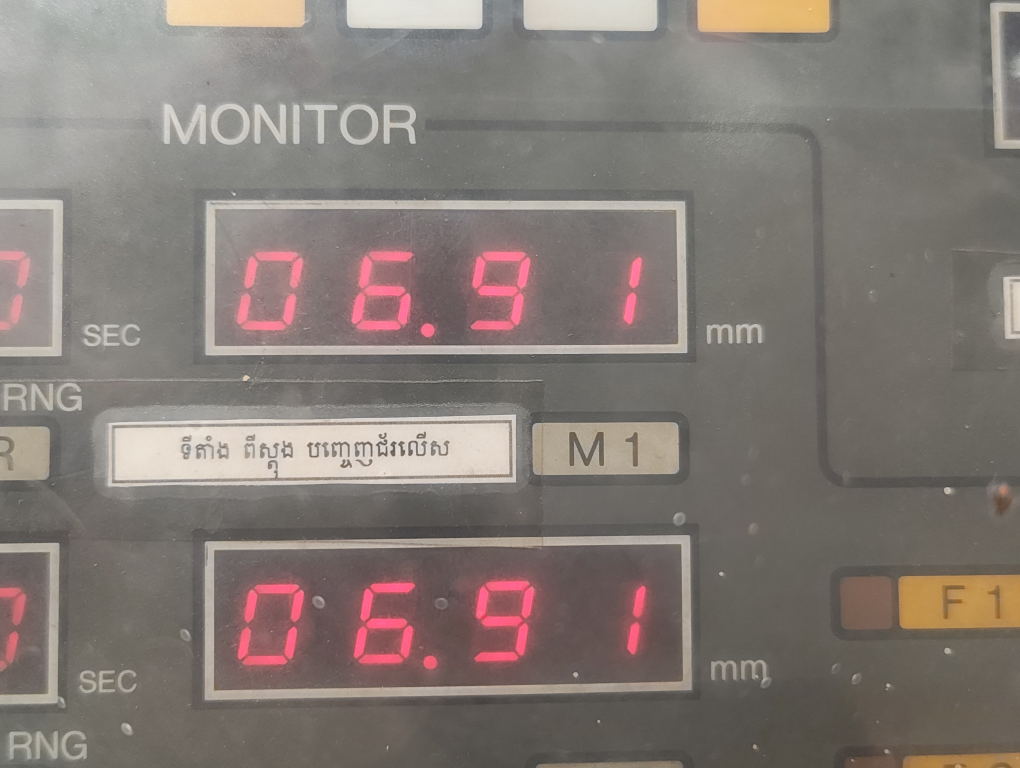
#> input picture img/raw/raw_004.jpg, 4080 x 3072 px (shown at 1/4 size)
$ python better_ocr.py
#> lines starting #> are read from the running program, lines starting #| are printed output that depends on the picture
#> further down, img_arr is the input picture: shape (3072, 4080, 3); mean B, G, R 116.8, 122.4, 131.6

import cv2
import imutils

def cnvt_edged_image(img_arr, should_save=False):
  # ratio = img_arr.shape[0] / 300.0
#> called with should_save = True
  image = imutils.resize(img_arr,height=300)
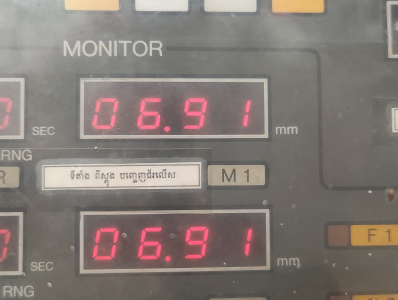
#> image: shape (300, 398, 3); mean B, G, R 116.8, 122.4, 131.6
  gray_image = cv2.bilateralFilter(cv2.cvtColor(image, cv2.COLOR_BGR2GRAY),11, 17, 17)
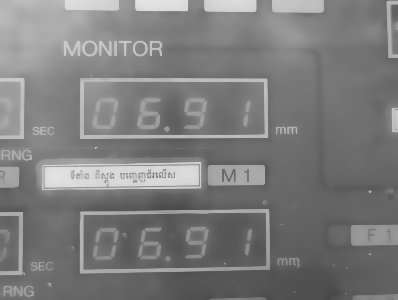
#> gray_image: shape (300, 398); min 72, max 228, mean 124.4
  edged_image = cv2.Canny(gray_image, 20, 100)
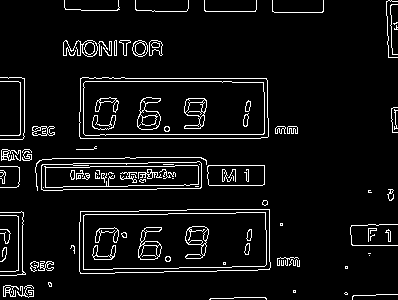
#> edged_image: shape (300, 398); 6.4% white in thin lines or dots

  if should_save:
    cv2.imwrite('cntr_ocr.jpg', edged_image)

  return edged_image

if __name__ == "__main__":
    img_arr = cv2.imread('./img/raw/raw_004.jpg')
    edged_image = cnvt_edged_image(img_arr, should_save=True)
    cv2.imshow('edged_image', edged_image)
    cv2.waitKey(0)
    cv2.destroyAllWindows()

$ run again, with img/raw/raw_001.jpg copied over img/raw/raw_004.jpg
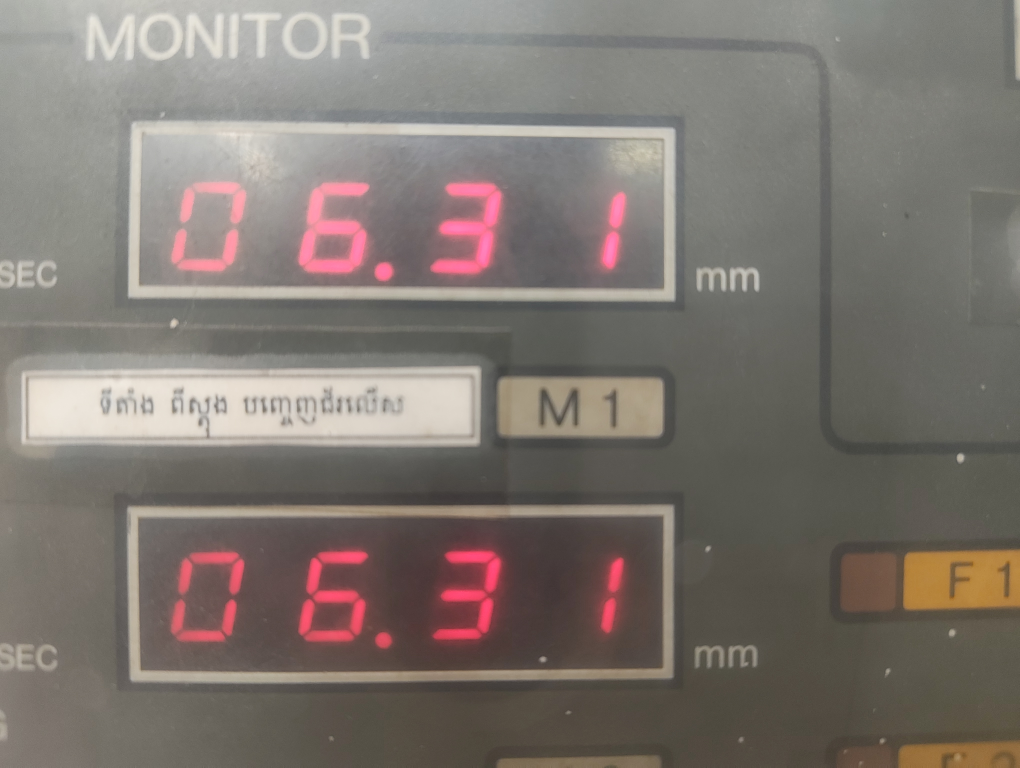
#> input picture img/raw/raw_001.jpg, 4080 x 3072 px (shown at 1/4 size)
#> img_arr is the input picture: shape (3072, 4080, 3); mean B, G, R 111.7, 117.9, 126.1
#> in cnvt_edged_image, `gray_image = cv2.bilateralFilter(cv2.cvtColor(image, cv2.COLOR_BGR2GRA..`:
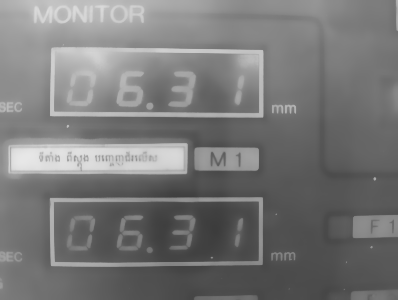
#> gray_image: shape (300, 398); min 60, max 231, mean 119.6
#> in cnvt_edged_image, `edged_image = cv2.Canny(gray_image, 20, 100)`:
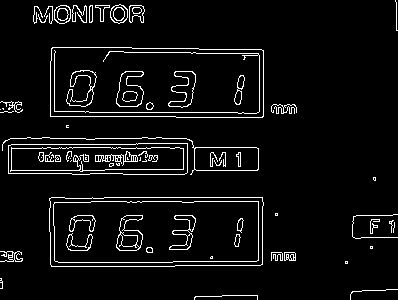
#> edged_image: shape (300, 398); 5.7% white in thin lines or dots
